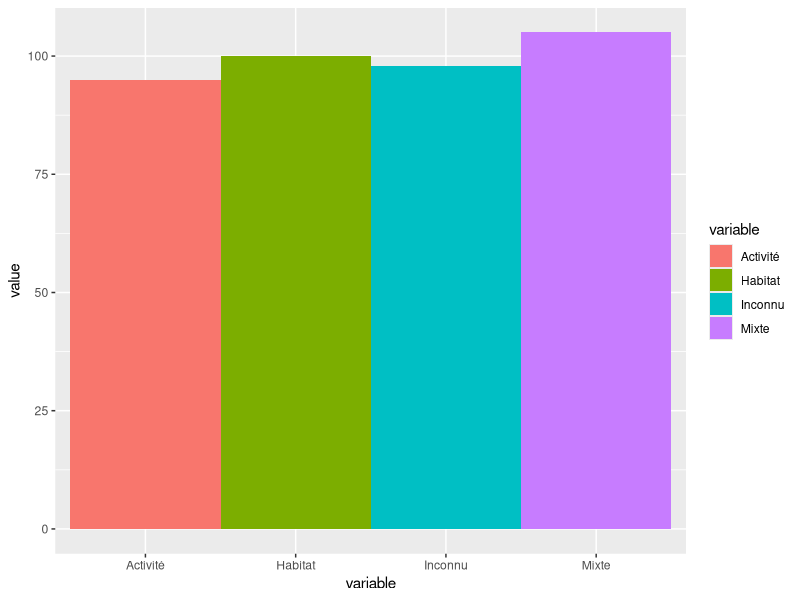
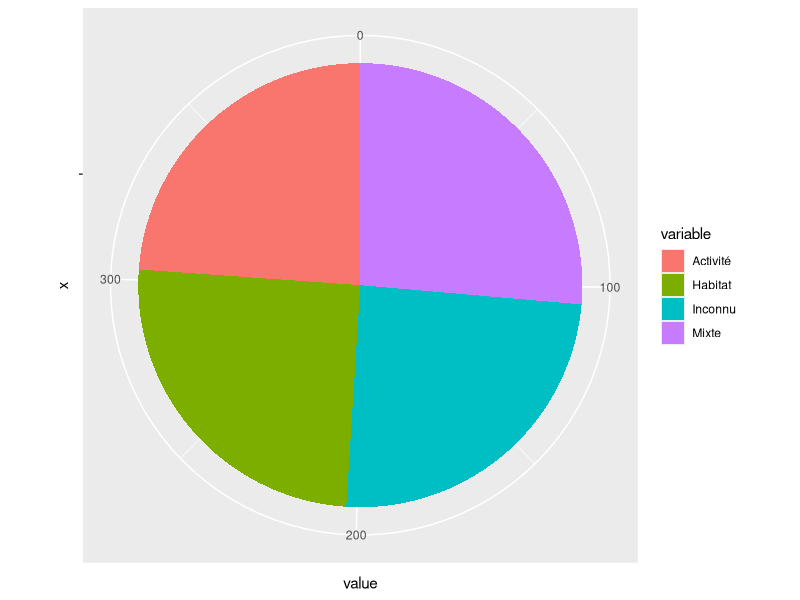

Write R code to recreate these figures, in order.
## ---- chunk 1
df <- data.frame(variable = c("Habitat", "Activité", "Mixte", "Inconnu"),
                      value = c(100, 95, 105, 98))
## ---- chunk 2
library(ggplot2)

ggplot(df, aes(x = variable, 
                    y = value, 
                    fill = variable)) +
  geom_bar(stat = "identity", width = 1)

## ---- chunk 3
ggplot(df, aes(x = "",
               y = value,
               fill = variable)) +
  geom_bar(stat = "identity", width = 1) +
  coord_polar("y", start = 0)
